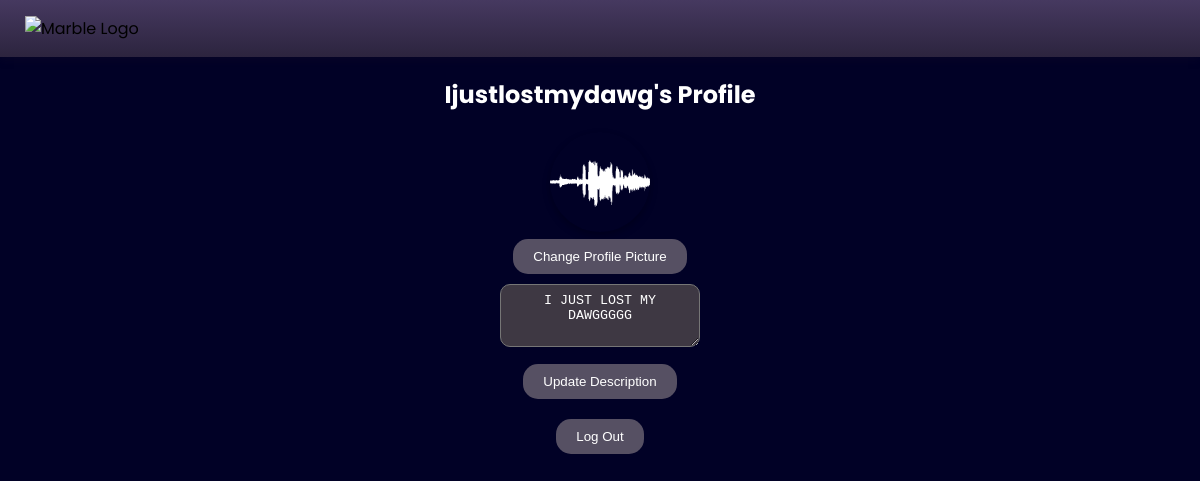
/profile/4/ (signed in), run on the app's committed database.
### posts/models.py (models this page shows, shortened)
class UserProfile(models.Model):
    user = models.OneToOneField(User, on_delete=models.CASCADE)
    profile_picture = models.ImageField(
        upload_to='profile_pictures/',
        default='default_profile.png',
        validators=[FileExtensionValidator(allowed_extensions=['jpg', 'png'])]
    )
    banner = models.ImageField(
        upload_to='banners/',
        default='default_banner.png',
        validators=[FileExtensionValidator(allowed_extensions=['jpg', 'png'])]
    )
    description = models.CharField(max_length=20, blank=True, null=True)  # Limited to 20 characters
    last_active = models.DateTimeField(default=timezone.now)
    is_active = models.BooleanField(default=True)

### posts/views.py (the view, shortened to what this page needs)
# urls.py: path('profile/<int:user_id>/', profile, name='profile'),
@login_required
def profile(request, user_id=None):
    user = get_object_or_404(User, id=user_id) if user_id else request.user
    user_profile = get_object_or_404(UserProfile, user=user)
    profile_picture_url = get_profile_picture_url(user_profile)
    return render(request, 'posts/profile.html', {
        'user_profile': user_profile,
        'profile_picture_url': profile_picture_url
    })

### posts/views.py (called while the page is built)
def get_profile_picture_url(user_profile):
    return user_profile.profile_picture.url if user_profile.profile_picture else DEFAULT_PROFILE_PICTURE_URL

### posts/templates/posts/profile.html (shortened to what this page needs)
<!DOCTYPE html>
<html lang="en">
<head>
</head>
<body>
    <div class="banner">
        <img src="https://i.ibb.co/pd6zKw2/MARBLELOGO.png" alt="Marble Logo" onclick="window.location.href='/'">
    </div>
    <div class="description">
        <h2>{{ user_profile.user.username }}'s Profile</h2>
        <img src="{{ user_profile.profile_picture.url }}" alt="Profile Picture" class="profile-picture"
            onerror="this.src='https://tr.rbxcdn.com/180DAY-4ab626f2df7ffe788a3b06500d127a99/420/420/Hat/Webp/noFilter';">
        <div class="centered-container">
            {% if user.id == user_profile.user.id %}
                <form action="{% url 'change_profile_picture' %}" method="POST" enctype="multipart/form-data">
                    <button type="button" class="marble_Button" onclick="document.querySelector('.file-input').click();">
                        Change Profile Picture
                    </button>
                </form>
                <form action="{% url 'update_description' %}" method="POST" style="margin-top: 10px;">
                    <textarea name="description" class="description-input" rows="3" placeholder="Write something about yourself...">{{ user_profile.description }}</textarea>
                    <button type="submit" class="marble_Button">Update Description</button>
                </form>
                <form action="{% url 'account_logout' %}" method="POST" style="margin-top: 20px;">
                    <button type="submit" class="marble_Button">Log Out</button>
                </form>
            {% endif %}
        </div>
    </div>
</body>
</html>

### posts/templates/posts/profile.html (style rules this page uses)
body { font-family: "Poppins", sans-serif; background: #010126; margin: 0; padding: 0; }
.banner { display: flex; justify-content: space-between; align-items: center; padding: 16px 25px; background: linear-gradient(#463960, #2c243e); box-shadow: 0 4px 8px rgba(32, 18, 43, 0.2); }
.banner img { height: 25px; cursor: pointer; }
.profile-picture { width: 100px; height: 100px; border-radius: 50%; object-fit: cover; transition: transform 0.4s ease, box-shadow 0.4s ease; box-shadow: 0px 4px 8px rgba(0, 0, 0, 0.15), 0px 2px 4px rgba(0, 0, 0, 0.1); }
.marble_Button { background-color: #565063; color: white; text-decoration: none; padding: 10px 20px; border-radius: 15px; transition: background-color 0.3s, box-shadow 0.3s; border: none; }
.description { margin: 15px auto; color: rgb(255, 255, 255); text-align: center; position: relative; }
.centered-container { display: flex; flex-direction: column; align-items: center; margin: 0 auto; width: 200px; }
.description-input { text-align: center; margin-bottom: 10px; background-color: #3e3843; border-radius: 10px; color: white; padding: 8px; width: 100%; box-sizing: border-box; }

### data on the page
UserProfile: user.username "Ijustlostmydawg", profile_picture (picture), description "I JUST LOST MY DAWGGGGG"
